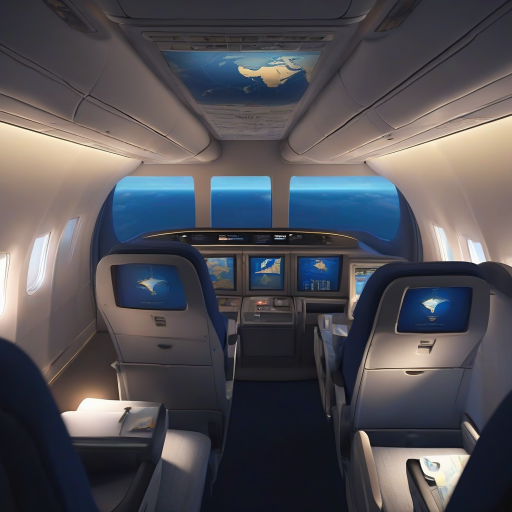
#> input picture channels/longhaul/assets/ba_forward.jpg, 1024 x 1024 px, given in place of ba_forward.png, which was not available (shown at 1/2 size)
$ python compositor.py
#> lines starting #> are read from the running program, lines starting #| are printed output that depends on the picture; pictures that were not available may be replaced by others from this repository, and a replacement may not be noted
#!/usr/bin/env python3
"""
Cabin Compositor — depth-aware parallax + overlays + lighting transition
Uses Pillow + FFmpeg (no OpenCV needed).
"""

import numpy as np
import subprocess
import math
from pathlib import Path
from PIL import Image, ImageDraw

ROOT = Path(__file__).parent.parent

def generate_depth_map(width, height):
    Y, X = np.ogrid[:height, :width]
    cy, cx = height // 2, width // 2
    max_dist = math.sqrt(cx**2 + cy**2)
    return np.sqrt((X - cx)**2 + (Y - cy)**2) / max_dist

def apply_parallax(img_array, depth, dx, dy):
    h, w = img_array.shape[:2]
    Y, X = np.ogrid[:h, :w]
    src_x = np.clip(X + (depth * dx).astype(np.int32), 0, w - 1)
    src_y = np.clip(Y + (depth * dy).astype(np.int32), 0, h - 1)
    return img_array[src_y, src_x]

def composite_frame(img, depth, frame_num, total_frames, fps=12):
    t = frame_num / total_frames
    dx = 3 * math.sin(t * 2 * math.pi * 0.5)
    dy = 2 * math.sin(t * 2 * math.pi * 0.3)

    img_array = np.array(img)
    result = apply_parallax(img_array, depth, dx, dy)
    frame = Image.fromarray(result)

    draw = ImageDraw.Draw(frame)
    w, h = frame.size
    sx, sy = int(w * 0.35), int(h * 0.25)
    sw, sh = int(w * 0.3), int(h * 0.25)

    for i in range(50):
        tp = i / 50 * t
        px = int(sx + sw * 0.1 + sw * 0.8 * tp)
        py = int(sy + sh * 0.3 + sh * 0.4 * math.sin(tp * math.pi))
        draw.ellipse([px-1, py-1, px+1, py+1], fill=(74, 158, 255))

    path_x = int(sx + sw * 0.1 + sw * 0.8 * t)
    path_y = int(sy + sh * 0.3 + sh * 0.4 * math.sin(t * math.pi))
    draw.ellipse([path_x-3, path_y-3, path_x+3, path_y+3], fill=(74, 158, 255))

    if t > 0.3:
        dim = min(1.0, (t - 0.3) / 0.1)
        darkened = Image.fromarray((np.array(frame).astype(np.float32) * (1 - dim * 0.5)).astype(np.uint8))
        return darkened

    return frame

def generate_video(cabin_path, depth, out_dir, audio_path, duration_sec=10, fps=12):
#> called with duration_sec = 10, fps = 12
    total_frames = duration_sec * fps
    print(f"Generating {total_frames} frames...")

    img = Image.open(cabin_path).resize((512, 512), Image.LANCZOS)
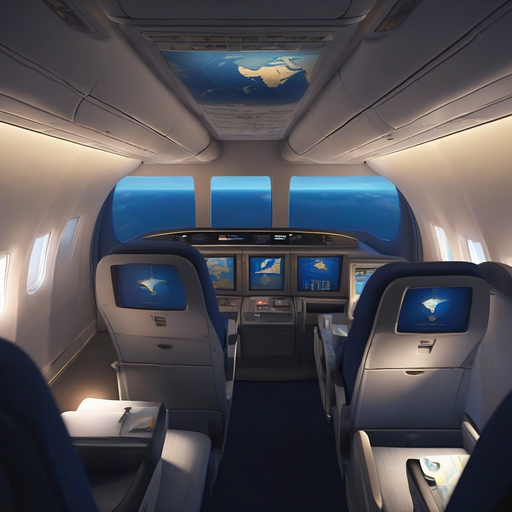
#> img: PIL image 512x512 RGB; mean R, G, B 82.2, 80.5, 85.9

    for i in range(total_frames):
        frame = composite_frame(img, depth, i, total_frames, fps)
        frame_path = out_dir / f"frame_{i:05d}.png"
        frame.save(frame_path)
        if i % (fps * 2) == 0:
            print(f"  Frame {i}/{total_frames} ({i/total_frames*100:.0f}%)")
#> this loop made 120 passes
#> pass 1, in apply_parallax, `src_x = np.clip(X + (depth * dx).astype(np.int32), 0, w - 1)`:
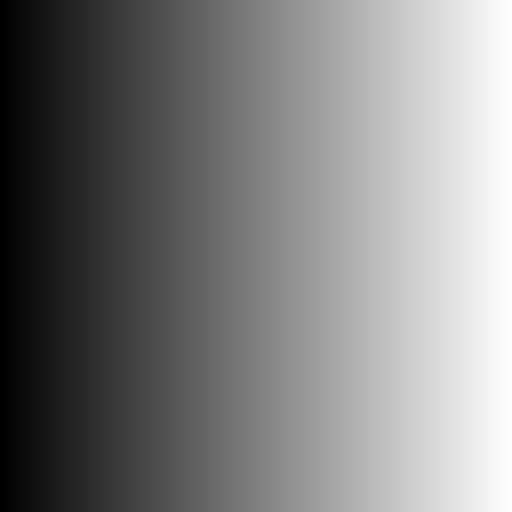
#> src_x: shape (512, 512) int64; min 0, max 511, mean 255.5; drawn with min black and max white
#> pass 1, in apply_parallax, `src_y = np.clip(Y + (depth * dy).astype(np.int32), 0, h - 1)`:
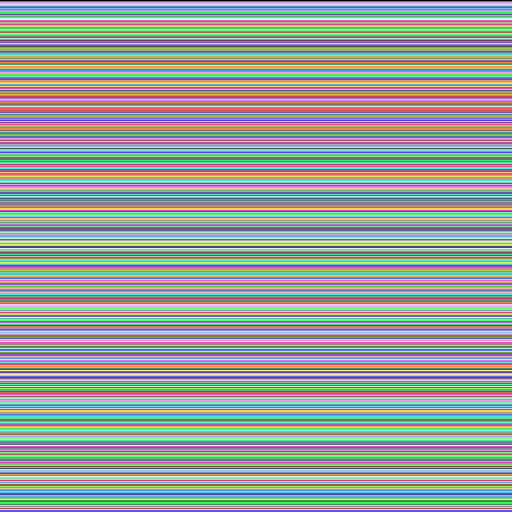
#> src_y: shape (512, 512) int64; 512 distinct labels, from 0 to 511; one colour per label, 0 black
#> after the loop:
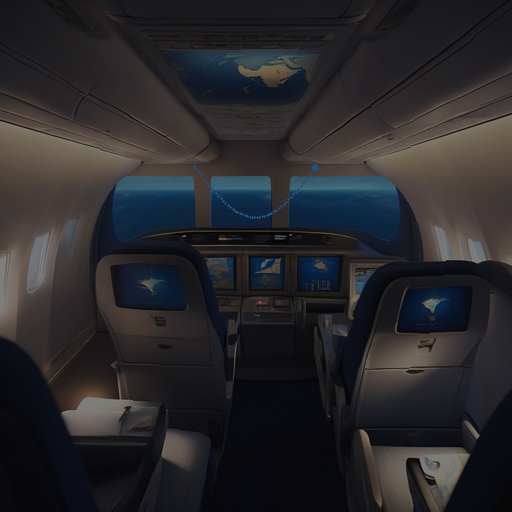
#> frame: PIL image 512x512 RGB; mean R, G, B 40.9, 40, 42.8

    print("Encoding video...")
    cmd = [
        "ffmpeg", "-y",
        "-framerate", str(fps),
        "-i", str(out_dir / "frame_%05d.png"),
        "-i", str(audio_path),
        "-c:v", "libx264", "-pix_fmt", "yuv420p",
        "-c:a", "aac", "-b:a", "192k",
        "-shortest",
        str(out_dir.parent / "preview_lofi.mp4")
    ]
    subprocess.run(cmd, capture_output=True, check=True)
#> (this line was passed over: subprocess is not available in this run)
    print(f"  ✓ Video: {out_dir.parent / 'preview_lofi.mp4'}")

if __name__ == "__main__":
    cabin = ROOT / "longhaul/assets/ba_forward.png"
    audio = ROOT / "longhaul/videos/001_ba_lhr_jfk_business/output/ambient.wav"
    out_dir = ROOT / "longhaul/videos/001_ba_lhr_jfk_business/output/frames"
    out_dir.mkdir(parents=True, exist_ok=True)

    print("Generating depth map (512x512)...")
    depth = generate_depth_map(512, 512)
    print(f"  Depth: {depth.shape}")

    print("\nGenerating 10s preview...")
    generate_video(cabin, depth, out_dir, audio, duration_sec=10, fps=12)

    print("\nDone!")

$ run again, with channels/longhaul/assets/ba_aisle.jpg copied over channels/longhaul/assets/ba_forward.jpg
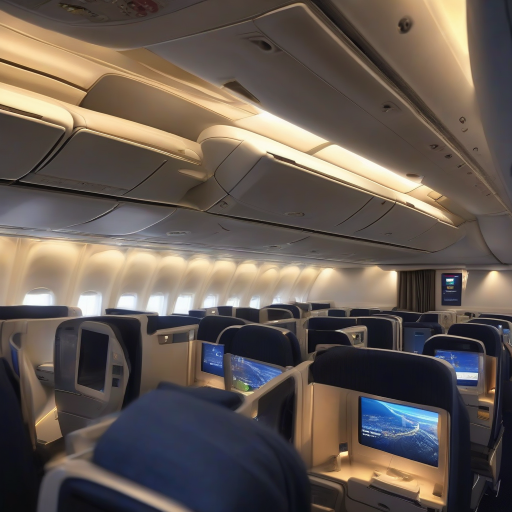
#> input picture channels/longhaul/assets/ba_aisle.jpg, 1024 x 1024 px, given in place of ba_forward.png, which was not available (shown at 1/2 size)
#> in generate_video, `img = Image.open(cabin_path).resize((512, 512), Image.LANCZOS)`:
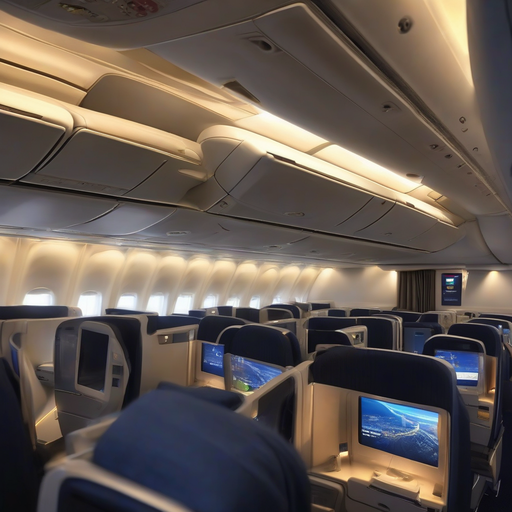
#> img: PIL image 512x512 RGB; mean R, G, B 100.5, 89.8, 82.5
#> after the loop in generate_video, `for i in range(total_frames):`:
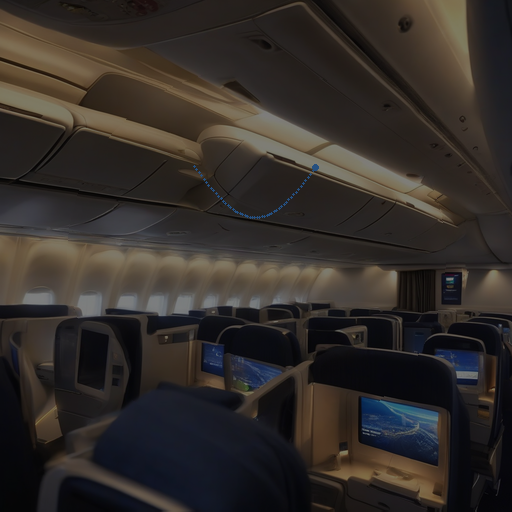
#> frame: PIL image 512x512 RGB; mean R, G, B 50, 44.7, 41.1

$ run again, with channels/longhaul/assets/ba_business_cabin.jpg copied over channels/longhaul/assets/ba_forward.jpg
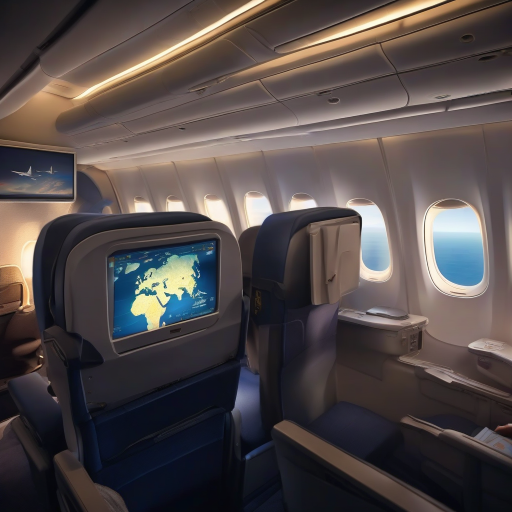
#> input picture channels/longhaul/assets/ba_business_cabin.jpg, 1024 x 1024 px, given in place of ba_forward.png, which was not available (shown at 1/2 size)
#> in generate_video, `img = Image.open(cabin_path).resize((512, 512), Image.LANCZOS)`:
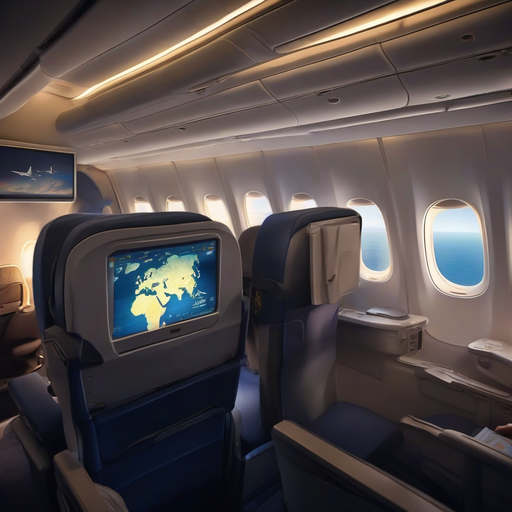
#> img: PIL image 512x512 RGB; mean R, G, B 82.5, 74.1, 73.5
#> after the loop in generate_video, `for i in range(total_frames):`:
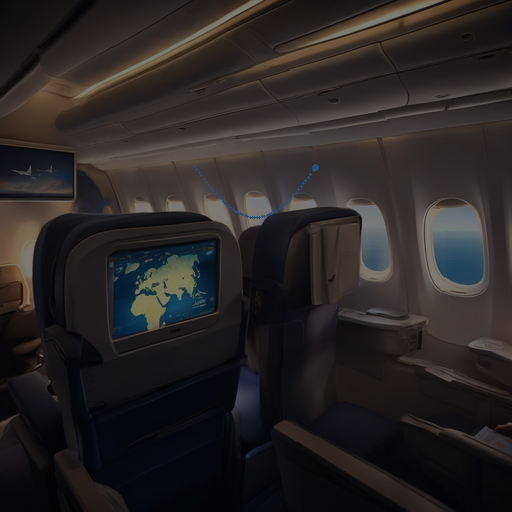
#> frame: PIL image 512x512 RGB; mean R, G, B 40.9, 36.8, 36.6

$ run again, with channels/longhaul/assets/ba_window.jpg copied over channels/longhaul/assets/ba_forward.jpg
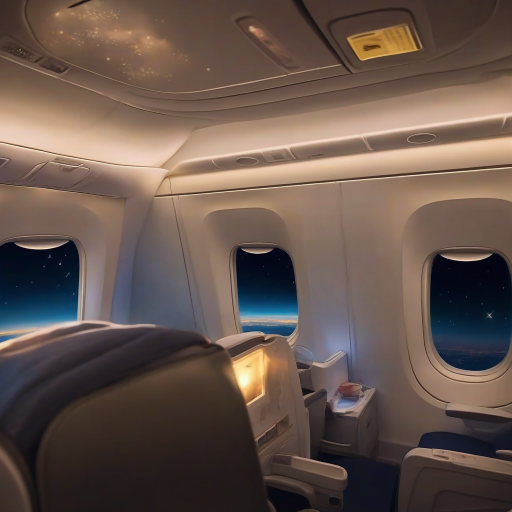
#> input picture channels/longhaul/assets/ba_window.jpg, 1024 x 1024 px, given in place of ba_forward.png, which was not available (shown at 1/2 size)
#> in generate_video, `img = Image.open(cabin_path).resize((512, 512), Image.LANCZOS)`:
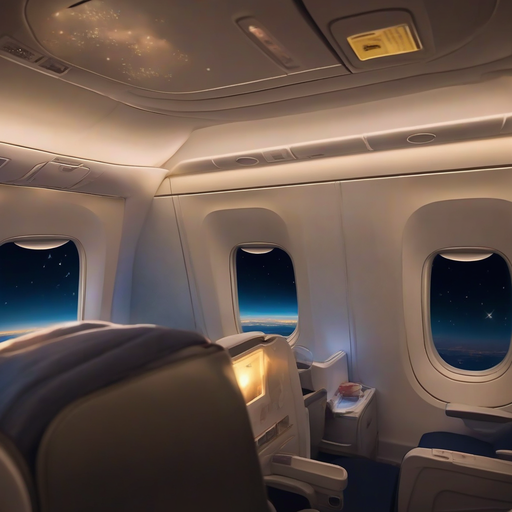
#> img: PIL image 512x512 RGB; mean R, G, B 102.6, 85.7, 77.1
#> after the loop in generate_video, `for i in range(total_frames):`:
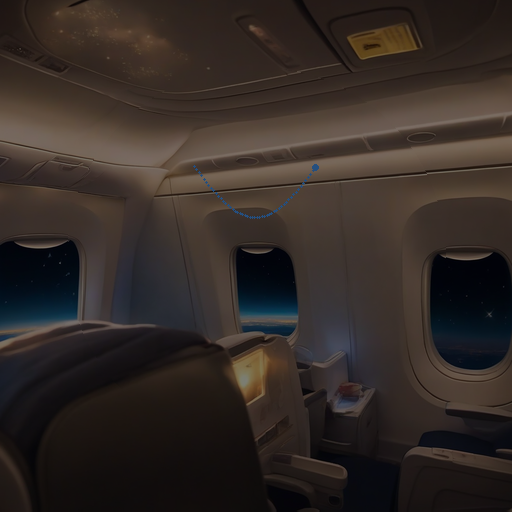
#> frame: PIL image 512x512 RGB; mean R, G, B 51, 42.6, 38.4
